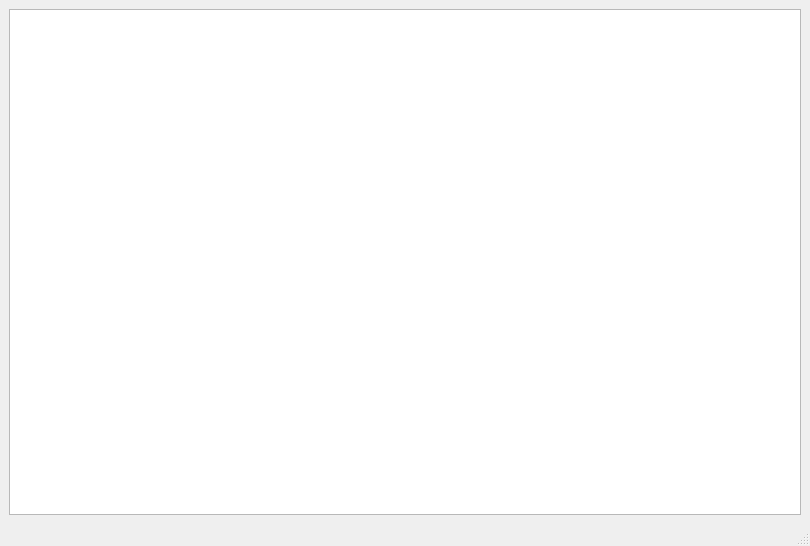
<?xml version="1.0" encoding="UTF-8"?>
<ui version="4.0">
 <class>shot_tracker</class>
 <widget class="QMainWindow" name="shot_tracker">
  <property name="geometry">
   <rect>
    <x>0</x>
    <y>0</y>
    <width>810</width>
    <height>546</height>
   </rect>
  </property>
  <property name="windowTitle">
   <string>Shot Tracker</string>
  </property>
  <widget class="QWidget" name="centralwidget">
   <layout class="QVBoxLayout" name="verticalLayout">
    <item>
     <widget class="QTreeView" name="tree_view"/>
    </item>
   </layout>
  </widget>
  <widget class="QMenuBar" name="menubar">
   <property name="geometry">
    <rect>
     <x>0</x>
     <y>0</y>
     <width>810</width>
     <height>23</height>
    </rect>
   </property>
  </widget>
  <widget class="QStatusBar" name="statusbar"/>
 </widget>
 <resources/>
 <connections/>
</ui>
